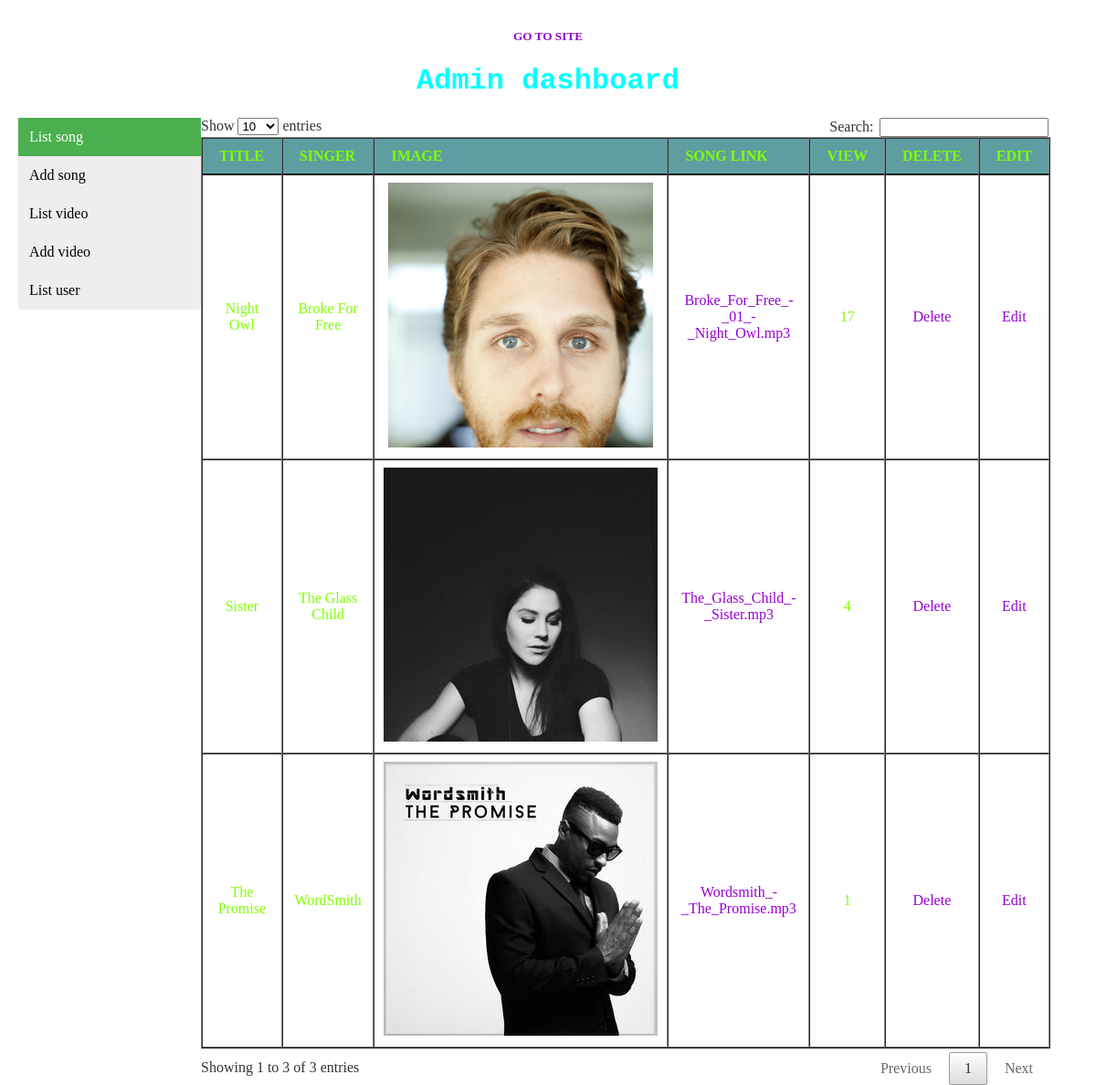
The page /admin (signed in) on the database its author committed.
### tables this page shows
CREATE TABLE `song` (
  `id` int(255) NOT NULL,
  `title` varchar(255) NOT NULL,
  `image` varchar(255) NOT NULL,
  `singer` varchar(255) NOT NULL,
  `song_link` varchar(255) NOT NULL,
  `view` int(255) NOT NULL DEFAULT '0'
);

### admin/listsong.php (the view, shortened to what this page needs)
<div class="col-9">
	<table border="1px" align="center" id="myTable">
		<thead>
			<tr>
				<th>TITLE</th>
				<th>SINGER</th>
				<th>IMAGE</th>
				<th>SONG LINK</th>
				<th>VIEW</th>
				<th>DELETE</th>
				<th>EDIT</th>
			</tr>
		</thead>
		<tbody>
		<?php
		require("../lib/connect.php");
			$sql = "SELECT * FROM song";
            $result = mysqli_query($con, $sql);
            if (mysqli_num_rows($result) > 0) {
                while ($row = mysqli_fetch_assoc($result)) {
		?>
			<tr>
				<td><?php echo $row['title'];?></td>
				<td><?php echo $row['singer'];?></td>
				<td><img src="../upload/images/<?php echo $row['image'];?>"></td>
				<td><a href="../upload/music/<?php echo $row['song_link'];?>"><?php echo $row['song_link'];?></a></td>
				<td><?php echo $row['view'];?></td>
				<td><a href="?page=deletesong&id=<?php echo $row['id'];?>">Delete</a></td>
				<td><a href="?page=editsong&id=<?php echo $row['id'];?>">Edit</a></td>
			</tr>
		<?php }} ?>
		</tbody>
	</table>
</div>

### style.css (style rules this page uses)
body { margin:auto; background-image: url("images/1.jpg"); }
table { background-color:cadetblue; margin:0 auto; }
table, td { text-align: center; }
table, th { text-align: left; }
table, a { text-decoration:none; color:darkviolet; }
table, a:hover { color:chartreuse; }
.col-9 { width: 80%; float: left; }

### rows shown on the page
song: title "Sister", singer "The Glass Child", image (picture), song_link "The_Glass_Child_-_Sister.mp3", view "4"
song: title "Night Owl", singer "Broke For Free", image (picture), song_link "Broke_For_Free_-_01_-_Night_Owl.mp3", view "17"
song: title "The Promise", singer "WordSmith", image (picture), song_link "Wordsmith_-_The_Promise.mp3", view "1"
